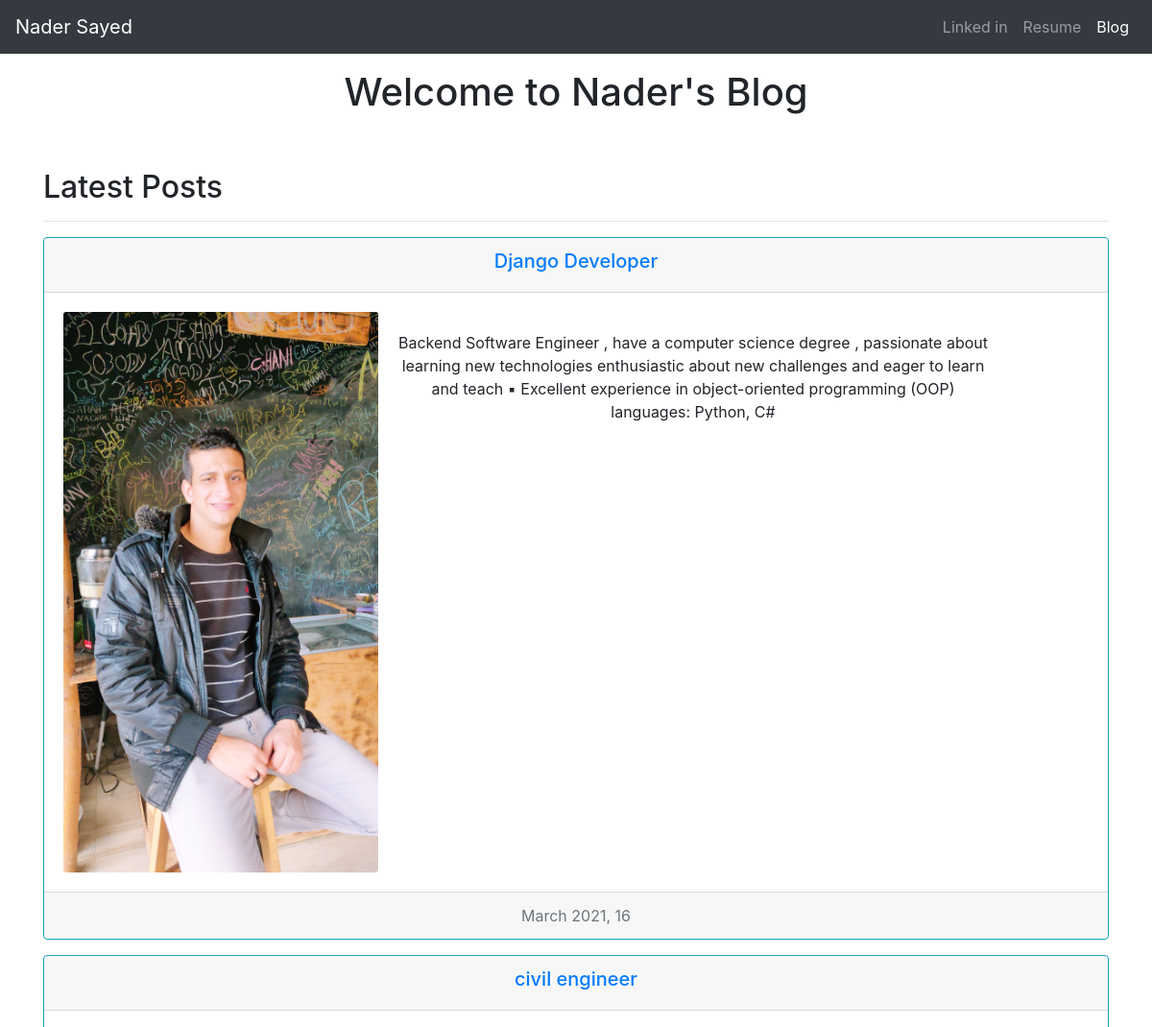
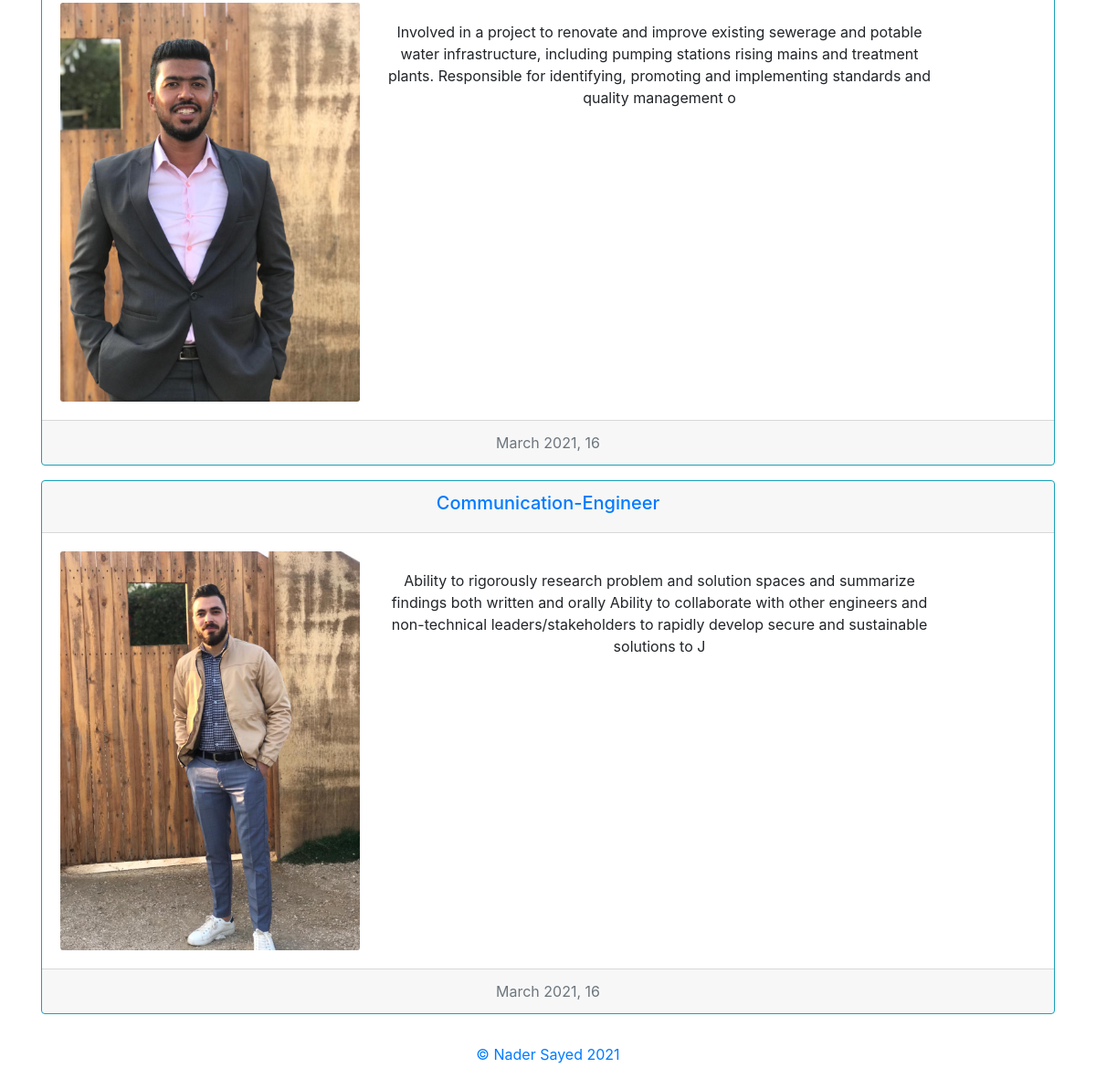
Screenshot of /blog/ with the database file from the repository (2 pictures, top to bottom).
### blog/models.py (models this page shows, shortened)
class post(models.Model):
    tittle = models.CharField(max_length=100)
    date_published = models.DateTimeField()
    body_text = models.TextField(max_length=1000)
    image = models.ImageField(upload_to=image_upload)
    slug = models.SlugField(null=True, blank=True)
    def summary(self):
        return self.body_text[:250]

### blog/views.py (the view)
# urls.py: path('', post_list, name='all_posts'),
def post_list(request):
    posts = post.objects.all()
    return render(request, "blog/post_list.html", {"posts": posts})

### blog/templates/blog/post_list.html
{% extends 'base.html'%}
{% load static %}
{% load bootstrap4 %}
{% block content %}
  <div class="container">
    <h1 class="text-center pt-3">Welcome to Nader's Blog</h1><br /><br />
    <h2>Latest Posts</h2><hr />
    {% for post in posts %}
      <div class="card text-center border-info mb-3">
        <div class="card-header">
          <h5><a href="{% url 'detailed_post' post.slug %}">{{ post.tittle }}</a></h5>
        </div>
        <div class="card-body" style="max-width: 1024px;">
            <div class="row no-gutters">
              <div class="col-md-4">
                <img src="{{ post.image.url }}" class="card-img">
              </div>
              <div class="col-md-8">
                <div class="card-body">
                  <p class="card-text">{{ post.summary }}</p>
                </div>
              </div>
          </div>
        </div>
        <div class="card-footer text-muted">
          {{ post.date_published|date:"F Y, d" }}
        </div>
      </div>
    {% endfor %}
  </div>
{% endblock content%}

### templates/base.html (shortened to what this page needs)
<!doctype html>
{% load static %}
{% load bootstrap4 %}
<html lang="en">
  <head>
    <link rel="stylesheet" href="https://stackpath.bootstrapcdn.com/bootstrap/4.3.1/css/bootstrap.min.css">
  </head>
  <body>
    <header>
      <nav class="navbar navbar-expand-lg navbar-dark bg-dark">
        <a class="navbar-brand" href="{% url 'home' %}">Nader Sayed </a>
        <div class="collapse navbar-collapse" id="navbarNavAltMarkup">
          <div class="navbar-nav ml-auto">
            <a class="nav-item nav-link" href= 'https://www.linkedin.com/in/nader-sayed/'>Linked in</a>
            <a class="nav-item nav-link" href="{% static 'Nader_Sayed_Rabea_cv.pdf' %}">Resume</a>
            <a class="nav-item nav-link active" href="{% url 'all_posts' %}">Blog</a>
          </div>
        </div>
      </nav>
    </header>
<main role="main">
      {% block content %}{% endblock content %}
    </main>
    <footer class="text-muted">
      <div class="container text-center p-3">
        <p><a href="https://github.com/nadersayed22">&copy; Nader Sayed {% now "Y" %}</a></p>
      </div>
    </footer>
  </body>
</html>

### rows the page displays
post: tittle "Django Developer", image (placeholder picture), summary "Backend Software Engineer , have a computer science degree , passionate about learning new technologies enthusiastic about new challenges and eager to learn and teach ▪ Excellent experience in object-oriented programming (OOP) languages: Python, C#", date_published "March 2021, 16"
post: tittle "civil engineer", image (picture), summary "Involved in a project to renovate and improve existing sewerage and potable water infrastructure, including pumping stations rising mains and treatment plants. Responsible for identifying, promoting and implementing standards and quality management o", date_published "March 2021, 16"
post: tittle "Communication-Engineer", image (picture), summary "Ability to rigorously research problem and solution spaces and summarize findings both written and orally Ability to collaborate with other engineers and non-technical leaders/stakeholders to rapidly develop secure and sustainable solutions to J", date_published "March 2021, 16"
